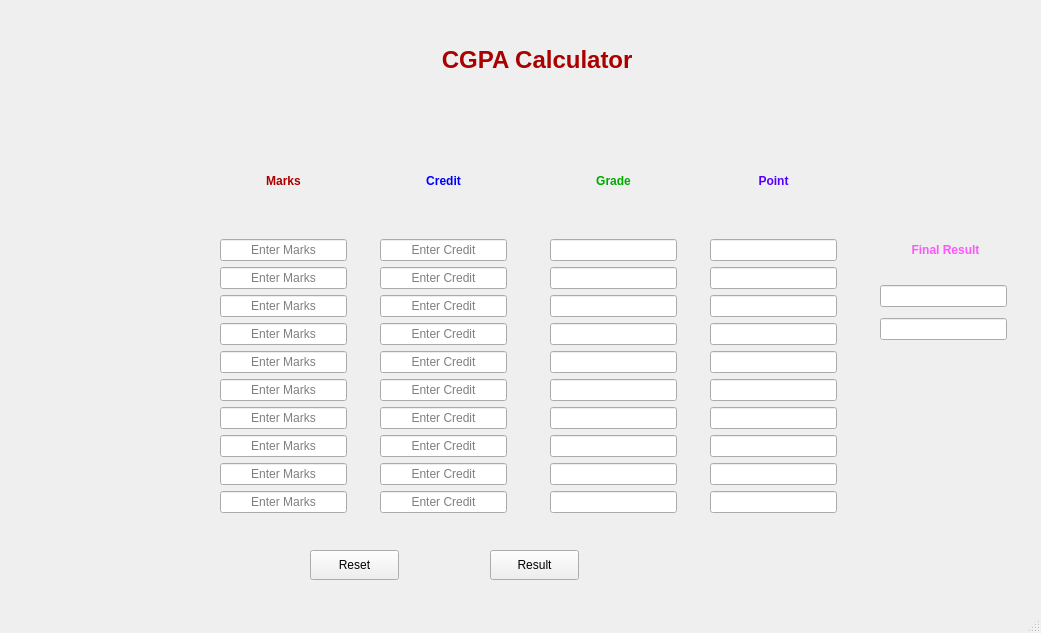
<?xml version="1.0" encoding="UTF-8"?>
<ui version="4.0">
 <class>Calculator</class>
 <widget class="QMainWindow" name="Calculator">
  <property name="geometry">
   <rect>
    <x>0</x>
    <y>0</y>
    <width>1041</width>
    <height>633</height>
   </rect>
  </property>
  <property name="windowTitle">
   <string>Calculator</string>
  </property>
  <widget class="QWidget" name="centralwidget">
   <widget class="QWidget" name="layoutWidget">
    <property name="geometry">
     <rect>
      <x>380</x>
      <y>130</y>
      <width>127</width>
      <height>383</height>
     </rect>
    </property>
    <layout class="QVBoxLayout" name="verticalLayout_2">
     <item>
      <widget class="QLabel" name="label_2">
       <property name="mouseTracking">
        <bool>true</bool>
       </property>
       <property name="text">
        <string>&lt;html&gt;&lt;head/&gt;&lt;body&gt;&lt;p align=&quot;center&quot;&gt;&lt;span style=&quot; font-weight:700; color:#0000ff;&quot;&gt;Credit&lt;/span&gt;&lt;/p&gt;&lt;/body&gt;&lt;/html&gt;</string>
       </property>
      </widget>
     </item>
     <item>
      <widget class="QLineEdit" name="c1">
       <property name="alignment">
        <set>Qt::AlignCenter</set>
       </property>
       <property name="placeholderText">
        <string>Enter Credit</string>
       </property>
      </widget>
     </item>
     <item>
      <widget class="QLineEdit" name="c2">
       <property name="alignment">
        <set>Qt::AlignCenter</set>
       </property>
       <property name="placeholderText">
        <string>Enter Credit</string>
       </property>
      </widget>
     </item>
     <item>
      <widget class="QLineEdit" name="c3">
       <property name="alignment">
        <set>Qt::AlignCenter</set>
       </property>
       <property name="placeholderText">
        <string>Enter Credit</string>
       </property>
      </widget>
     </item>
     <item>
      <widget class="QLineEdit" name="c4">
       <property name="alignment">
        <set>Qt::AlignCenter</set>
       </property>
       <property name="placeholderText">
        <string>Enter Credit</string>
       </property>
      </widget>
     </item>
     <item>
      <widget class="QLineEdit" name="c5">
       <property name="alignment">
        <set>Qt::AlignCenter</set>
       </property>
       <property name="placeholderText">
        <string>Enter Credit</string>
       </property>
      </widget>
     </item>
     <item>
      <widget class="QLineEdit" name="c6">
       <property name="alignment">
        <set>Qt::AlignCenter</set>
       </property>
       <property name="placeholderText">
        <string>Enter Credit</string>
       </property>
      </widget>
     </item>
     <item>
      <widget class="QLineEdit" name="c7">
       <property name="alignment">
        <set>Qt::AlignCenter</set>
       </property>
       <property name="placeholderText">
        <string>Enter Credit</string>
       </property>
      </widget>
     </item>
     <item>
      <widget class="QLineEdit" name="c8">
       <property name="alignment">
        <set>Qt::AlignCenter</set>
       </property>
       <property name="placeholderText">
        <string>Enter Credit</string>
       </property>
      </widget>
     </item>
     <item>
      <widget class="QLineEdit" name="c9">
       <property name="alignment">
        <set>Qt::AlignCenter</set>
       </property>
       <property name="placeholderText">
        <string>Enter Credit</string>
       </property>
      </widget>
     </item>
     <item>
      <widget class="QLineEdit" name="c10">
       <property name="alignment">
        <set>Qt::AlignCenter</set>
       </property>
       <property name="placeholderText">
        <string>Enter Credit</string>
       </property>
      </widget>
     </item>
    </layout>
   </widget>
   <widget class="QWidget" name="layoutWidget_2">
    <property name="geometry">
     <rect>
      <x>550</x>
      <y>130</y>
      <width>127</width>
      <height>383</height>
     </rect>
    </property>
    <layout class="QVBoxLayout" name="verticalLayout_3">
     <item>
      <widget class="QLabel" name="label_3">
       <property name="mouseTracking">
        <bool>true</bool>
       </property>
       <property name="text">
        <string>&lt;html&gt;&lt;head/&gt;&lt;body&gt;&lt;p align=&quot;center&quot;&gt;&lt;span style=&quot; font-weight:700; color:#00aa00;&quot;&gt;Grade&lt;/span&gt;&lt;/p&gt;&lt;/body&gt;&lt;/html&gt;</string>
       </property>
      </widget>
     </item>
     <item>
      <widget class="QLineEdit" name="g1">
       <property name="alignment">
        <set>Qt::AlignCenter</set>
       </property>
      </widget>
     </item>
     <item>
      <widget class="QLineEdit" name="g2">
       <property name="alignment">
        <set>Qt::AlignCenter</set>
       </property>
      </widget>
     </item>
     <item>
      <widget class="QLineEdit" name="g3">
       <property name="alignment">
        <set>Qt::AlignCenter</set>
       </property>
      </widget>
     </item>
     <item>
      <widget class="QLineEdit" name="g4">
       <property name="alignment">
        <set>Qt::AlignCenter</set>
       </property>
      </widget>
     </item>
     <item>
      <widget class="QLineEdit" name="g5">
       <property name="alignment">
        <set>Qt::AlignCenter</set>
       </property>
      </widget>
     </item>
     <item>
      <widget class="QLineEdit" name="g6">
       <property name="alignment">
        <set>Qt::AlignCenter</set>
       </property>
      </widget>
     </item>
     <item>
      <widget class="QLineEdit" name="g7">
       <property name="alignment">
        <set>Qt::AlignCenter</set>
       </property>
      </widget>
     </item>
     <item>
      <widget class="QLineEdit" name="g8">
       <property name="alignment">
        <set>Qt::AlignCenter</set>
       </property>
      </widget>
     </item>
     <item>
      <widget class="QLineEdit" name="g9">
       <property name="alignment">
        <set>Qt::AlignCenter</set>
       </property>
      </widget>
     </item>
     <item>
      <widget class="QLineEdit" name="g10">
       <property name="alignment">
        <set>Qt::AlignCenter</set>
       </property>
      </widget>
     </item>
    </layout>
   </widget>
   <widget class="QWidget" name="layoutWidget_3">
    <property name="geometry">
     <rect>
      <x>710</x>
      <y>130</y>
      <width>127</width>
      <height>383</height>
     </rect>
    </property>
    <layout class="QVBoxLayout" name="verticalLayout_4">
     <item>
      <widget class="QLabel" name="label_4">
       <property name="mouseTracking">
        <bool>true</bool>
       </property>
       <property name="text">
        <string>&lt;html&gt;&lt;head/&gt;&lt;body&gt;&lt;p align=&quot;center&quot;&gt;&lt;span style=&quot; font-weight:700; color:#5500ff;&quot;&gt;Point&lt;/span&gt;&lt;/p&gt;&lt;/body&gt;&lt;/html&gt;</string>
       </property>
      </widget>
     </item>
     <item>
      <widget class="QLineEdit" name="p1">
       <property name="alignment">
        <set>Qt::AlignCenter</set>
       </property>
      </widget>
     </item>
     <item>
      <widget class="QLineEdit" name="p2">
       <property name="alignment">
        <set>Qt::AlignCenter</set>
       </property>
      </widget>
     </item>
     <item>
      <widget class="QLineEdit" name="p3">
       <property name="alignment">
        <set>Qt::AlignCenter</set>
       </property>
      </widget>
     </item>
     <item>
      <widget class="QLineEdit" name="p4">
       <property name="alignment">
        <set>Qt::AlignCenter</set>
       </property>
      </widget>
     </item>
     <item>
      <widget class="QLineEdit" name="p5">
       <property name="alignment">
        <set>Qt::AlignCenter</set>
       </property>
      </widget>
     </item>
     <item>
      <widget class="QLineEdit" name="p6">
       <property name="alignment">
        <set>Qt::AlignCenter</set>
       </property>
      </widget>
     </item>
     <item>
      <widget class="QLineEdit" name="p7">
       <property name="alignment">
        <set>Qt::AlignCenter</set>
       </property>
      </widget>
     </item>
     <item>
      <widget class="QLineEdit" name="p8">
       <property name="alignment">
        <set>Qt::AlignCenter</set>
       </property>
      </widget>
     </item>
     <item>
      <widget class="QLineEdit" name="p9">
       <property name="alignment">
        <set>Qt::AlignCenter</set>
       </property>
      </widget>
     </item>
     <item>
      <widget class="QLineEdit" name="p10">
       <property name="alignment">
        <set>Qt::AlignCenter</set>
       </property>
      </widget>
     </item>
    </layout>
   </widget>
   <widget class="QPushButton" name="pushButton">
    <property name="geometry">
     <rect>
      <x>310</x>
      <y>550</y>
      <width>89</width>
      <height>30</height>
     </rect>
    </property>
    <property name="text">
     <string>Reset</string>
    </property>
   </widget>
   <widget class="QPushButton" name="pushButton_2">
    <property name="geometry">
     <rect>
      <x>490</x>
      <y>550</y>
      <width>89</width>
      <height>30</height>
     </rect>
    </property>
    <property name="text">
     <string>Result</string>
    </property>
   </widget>
   <widget class="QWidget" name="layoutWidget">
    <property name="geometry">
     <rect>
      <x>220</x>
      <y>130</y>
      <width>127</width>
      <height>383</height>
     </rect>
    </property>
    <layout class="QVBoxLayout" name="verticalLayout">
     <item>
      <widget class="QLabel" name="label">
       <property name="mouseTracking">
        <bool>true</bool>
       </property>
       <property name="text">
        <string>&lt;html&gt;&lt;head/&gt;&lt;body&gt;&lt;p align=&quot;center&quot;&gt;&lt;span style=&quot; font-weight:700; color:#aa0000;&quot;&gt;Marks&lt;/span&gt;&lt;/p&gt;&lt;/body&gt;&lt;/html&gt;</string>
       </property>
      </widget>
     </item>
     <item>
      <widget class="QLineEdit" name="l1">
       <property name="alignment">
        <set>Qt::AlignCenter</set>
       </property>
       <property name="placeholderText">
        <string>Enter Marks</string>
       </property>
      </widget>
     </item>
     <item>
      <widget class="QLineEdit" name="l2">
       <property name="alignment">
        <set>Qt::AlignCenter</set>
       </property>
       <property name="placeholderText">
        <string>Enter Marks</string>
       </property>
      </widget>
     </item>
     <item>
      <widget class="QLineEdit" name="l3">
       <property name="alignment">
        <set>Qt::AlignCenter</set>
       </property>
       <property name="placeholderText">
        <string>Enter Marks</string>
       </property>
      </widget>
     </item>
     <item>
      <widget class="QLineEdit" name="l4">
       <property name="alignment">
        <set>Qt::AlignCenter</set>
       </property>
       <property name="placeholderText">
        <string>Enter Marks</string>
       </property>
      </widget>
     </item>
     <item>
      <widget class="QLineEdit" name="l5">
       <property name="alignment">
        <set>Qt::AlignCenter</set>
       </property>
       <property name="placeholderText">
        <string>Enter Marks</string>
       </property>
      </widget>
     </item>
     <item>
      <widget class="QLineEdit" name="l6">
       <property name="alignment">
        <set>Qt::AlignCenter</set>
       </property>
       <property name="placeholderText">
        <string>Enter Marks</string>
       </property>
      </widget>
     </item>
     <item>
      <widget class="QLineEdit" name="l7">
       <property name="alignment">
        <set>Qt::AlignCenter</set>
       </property>
       <property name="placeholderText">
        <string>Enter Marks</string>
       </property>
      </widget>
     </item>
     <item>
      <widget class="QLineEdit" name="l8">
       <property name="alignment">
        <set>Qt::AlignCenter</set>
       </property>
       <property name="placeholderText">
        <string>Enter Marks</string>
       </property>
      </widget>
     </item>
     <item>
      <widget class="QLineEdit" name="l9">
       <property name="alignment">
        <set>Qt::AlignCenter</set>
       </property>
       <property name="placeholderText">
        <string>Enter Marks</string>
       </property>
      </widget>
     </item>
     <item>
      <widget class="QLineEdit" name="l10">
       <property name="alignment">
        <set>Qt::AlignCenter</set>
       </property>
       <property name="placeholderText">
        <string>Enter Marks</string>
       </property>
      </widget>
     </item>
    </layout>
   </widget>
   <widget class="QLabel" name="label_5">
    <property name="geometry">
     <rect>
      <x>410</x>
      <y>40</y>
      <width>261</width>
      <height>41</height>
     </rect>
    </property>
    <property name="maximumSize">
     <size>
      <width>16777215</width>
      <height>41</height>
     </size>
    </property>
    <property name="styleSheet">
     <string notr="true">RMSTU CGPA CALCULATORrgb(0, 85, 0)
font: 10pt &quot;Segoe UI Variable Small&quot;;</string>
    </property>
    <property name="text">
     <string>&lt;html&gt;&lt;head/&gt;&lt;body&gt;&lt;p align=&quot;center&quot;&gt;&lt;span style=&quot; font-size:18pt; font-weight:700; color:#aa0000;&quot;&gt;CGPA Calculator &lt;/span&gt;&lt;/p&gt;&lt;/body&gt;&lt;/html&gt;</string>
    </property>
    <property name="textFormat">
     <enum>Qt::RichText</enum>
    </property>
    <property name="scaledContents">
     <bool>false</bool>
    </property>
    <property name="alignment">
     <set>Qt::AlignCenter</set>
    </property>
   </widget>
   <widget class="QLabel" name="label_6">
    <property name="geometry">
     <rect>
      <x>900</x>
      <y>240</y>
      <width>91</width>
      <height>21</height>
     </rect>
    </property>
    <property name="text">
     <string>&lt;html&gt;&lt;head/&gt;&lt;body&gt;&lt;p align=&quot;center&quot;&gt;&lt;span style=&quot; font-weight:700; color:#ff55ff;&quot;&gt;Final Result&lt;/span&gt;&lt;/p&gt;&lt;/body&gt;&lt;/html&gt;</string>
    </property>
   </widget>
   <widget class="QLabel" name="pic">
    <property name="geometry">
     <rect>
      <x>60</x>
      <y>10</y>
      <width>141</width>
      <height>131</height>
     </rect>
    </property>
    <property name="text">
     <string/>
    </property>
   </widget>
   <widget class="QWidget" name="">
    <property name="geometry">
     <rect>
      <x>880</x>
      <y>280</y>
      <width>127</width>
      <height>67</height>
     </rect>
    </property>
    <layout class="QVBoxLayout" name="verticalLayout_5">
     <item>
      <widget class="QLineEdit" name="final_grade">
       <property name="alignment">
        <set>Qt::AlignCenter</set>
       </property>
      </widget>
     </item>
     <item>
      <widget class="QLineEdit" name="final_result">
       <property name="alignment">
        <set>Qt::AlignCenter</set>
       </property>
      </widget>
     </item>
    </layout>
   </widget>
  </widget>
  <widget class="QMenuBar" name="menubar">
   <property name="geometry">
    <rect>
     <x>0</x>
     <y>0</y>
     <width>1041</width>
     <height>26</height>
    </rect>
   </property>
  </widget>
  <widget class="QStatusBar" name="statusbar"/>
 </widget>
 <resources/>
 <connections>
  <connection>
   <sender>pushButton</sender>
   <signal>clicked()</signal>
   <receiver>c1</receiver>
   <slot>clear()</slot>
   <hints>
    <hint type="sourcelabel">
     <x>161</x>
     <y>511</y>
    </hint>
    <hint type="destinationlabel">
     <x>222</x>
     <y>135</y>
    </hint>
   </hints>
  </connection>
  <connection>
   <sender>pushButton</sender>
   <signal>clicked()</signal>
   <receiver>c2</receiver>
   <slot>clear()</slot>
   <hints>
    <hint type="sourcelabel">
     <x>176</x>
     <y>513</y>
    </hint>
    <hint type="destinationlabel">
     <x>222</x>
     <y>169</y>
    </hint>
   </hints>
  </connection>
  <connection>
   <sender>pushButton</sender>
   <signal>clicked()</signal>
   <receiver>c3</receiver>
   <slot>clear()</slot>
   <hints>
    <hint type="sourcelabel">
     <x>179</x>
     <y>511</y>
    </hint>
    <hint type="destinationlabel">
     <x>217</x>
     <y>206</y>
    </hint>
   </hints>
  </connection>
  <connection>
   <sender>pushButton</sender>
   <signal>clicked()</signal>
   <receiver>c4</receiver>
   <slot>clear()</slot>
   <hints>
    <hint type="sourcelabel">
     <x>170</x>
     <y>512</y>
    </hint>
    <hint type="destinationlabel">
     <x>216</x>
     <y>235</y>
    </hint>
   </hints>
  </connection>
  <connection>
   <sender>pushButton</sender>
   <signal>clicked()</signal>
   <receiver>c5</receiver>
   <slot>clear()</slot>
   <hints>
    <hint type="sourcelabel">
     <x>179</x>
     <y>511</y>
    </hint>
    <hint type="destinationlabel">
     <x>214</x>
     <y>268</y>
    </hint>
   </hints>
  </connection>
  <connection>
   <sender>pushButton</sender>
   <signal>clicked()</signal>
   <receiver>c6</receiver>
   <slot>clear()</slot>
   <hints>
    <hint type="sourcelabel">
     <x>183</x>
     <y>512</y>
    </hint>
    <hint type="destinationlabel">
     <x>212</x>
     <y>315</y>
    </hint>
   </hints>
  </connection>
  <connection>
   <sender>pushButton</sender>
   <signal>clicked()</signal>
   <receiver>c7</receiver>
   <slot>clear()</slot>
   <hints>
    <hint type="sourcelabel">
     <x>189</x>
     <y>512</y>
    </hint>
    <hint type="destinationlabel">
     <x>218</x>
     <y>352</y>
    </hint>
   </hints>
  </connection>
  <connection>
   <sender>pushButton</sender>
   <signal>clicked()</signal>
   <receiver>c8</receiver>
   <slot>clear()</slot>
   <hints>
    <hint type="sourcelabel">
     <x>187</x>
     <y>517</y>
    </hint>
    <hint type="destinationlabel">
     <x>217</x>
     <y>387</y>
    </hint>
   </hints>
  </connection>
  <connection>
   <sender>pushButton</sender>
   <signal>clicked()</signal>
   <receiver>c9</receiver>
   <slot>clear()</slot>
   <hints>
    <hint type="sourcelabel">
     <x>188</x>
     <y>522</y>
    </hint>
    <hint type="destinationlabel">
     <x>212</x>
     <y>416</y>
    </hint>
   </hints>
  </connection>
  <connection>
   <sender>pushButton</sender>
   <signal>clicked()</signal>
   <receiver>c10</receiver>
   <slot>clear()</slot>
   <hints>
    <hint type="sourcelabel">
     <x>203</x>
     <y>515</y>
    </hint>
    <hint type="destinationlabel">
     <x>211</x>
     <y>453</y>
    </hint>
   </hints>
  </connection>
  <connection>
   <sender>pushButton</sender>
   <signal>clicked()</signal>
   <receiver>l8</receiver>
   <slot>clear()</slot>
   <hints>
    <hint type="sourcelabel">
     <x>154</x>
     <y>517</y>
    </hint>
    <hint type="destinationlabel">
     <x>57</x>
     <y>382</y>
    </hint>
   </hints>
  </connection>
  <connection>
   <sender>pushButton</sender>
   <signal>clicked()</signal>
   <receiver>l1</receiver>
   <slot>clear()</slot>
   <hints>
    <hint type="sourcelabel">
     <x>167</x>
     <y>512</y>
    </hint>
    <hint type="destinationlabel">
     <x>67</x>
     <y>135</y>
    </hint>
   </hints>
  </connection>
  <connection>
   <sender>pushButton</sender>
   <signal>clicked()</signal>
   <receiver>l10</receiver>
   <slot>clear()</slot>
   <hints>
    <hint type="sourcelabel">
     <x>184</x>
     <y>522</y>
    </hint>
    <hint type="destinationlabel">
     <x>69</x>
     <y>466</y>
    </hint>
   </hints>
  </connection>
  <connection>
   <sender>pushButton</sender>
   <signal>clicked()</signal>
   <receiver>l3</receiver>
   <slot>clear()</slot>
   <hints>
    <hint type="sourcelabel">
     <x>140</x>
     <y>506</y>
    </hint>
    <hint type="destinationlabel">
     <x>140</x>
     <y>210</y>
    </hint>
   </hints>
  </connection>
  <connection>
   <sender>pushButton</sender>
   <signal>clicked()</signal>
   <receiver>l5</receiver>
   <slot>clear()</slot>
   <hints>
    <hint type="sourcelabel">
     <x>167</x>
     <y>511</y>
    </hint>
    <hint type="destinationlabel">
     <x>69</x>
     <y>278</y>
    </hint>
   </hints>
  </connection>
  <connection>
   <sender>pushButton</sender>
   <signal>clicked()</signal>
   <receiver>l9</receiver>
   <slot>clear()</slot>
   <hints>
    <hint type="sourcelabel">
     <x>157</x>
     <y>518</y>
    </hint>
    <hint type="destinationlabel">
     <x>82</x>
     <y>420</y>
    </hint>
   </hints>
  </connection>
  <connection>
   <sender>pushButton</sender>
   <signal>clicked()</signal>
   <receiver>l2</receiver>
   <slot>clear()</slot>
   <hints>
    <hint type="sourcelabel">
     <x>159</x>
     <y>511</y>
    </hint>
    <hint type="destinationlabel">
     <x>79</x>
     <y>169</y>
    </hint>
   </hints>
  </connection>
  <connection>
   <sender>pushButton</sender>
   <signal>clicked()</signal>
   <receiver>l6</receiver>
   <slot>clear()</slot>
   <hints>
    <hint type="sourcelabel">
     <x>168</x>
     <y>508</y>
    </hint>
    <hint type="destinationlabel">
     <x>71</x>
     <y>313</y>
    </hint>
   </hints>
  </connection>
  <connection>
   <sender>pushButton</sender>
   <signal>clicked()</signal>
   <receiver>l7</receiver>
   <slot>clear()</slot>
   <hints>
    <hint type="sourcelabel">
     <x>167</x>
     <y>514</y>
    </hint>
    <hint type="destinationlabel">
     <x>74</x>
     <y>345</y>
    </hint>
   </hints>
  </connection>
  <connection>
   <sender>pushButton</sender>
   <signal>clicked()</signal>
   <receiver>l4</receiver>
   <slot>clear()</slot>
   <hints>
    <hint type="sourcelabel">
     <x>163</x>
     <y>512</y>
    </hint>
    <hint type="destinationlabel">
     <x>72</x>
     <y>246</y>
    </hint>
   </hints>
  </connection>
 </connections>
</ui>
